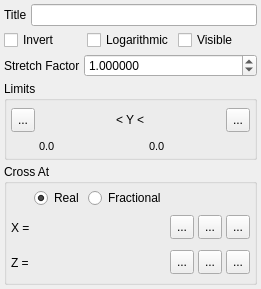
         <widget class="QWidget" name="YAxisGeneralTab">
          <attribute name="title">
           <string>General</string>
          </attribute>
          <layout class="QVBoxLayout" name="verticalLayout_7">
           <property name="spacing">
            <number>4</number>
           </property>
           <property name="margin">
            <number>4</number>
           </property>
           <item>
            <layout class="QHBoxLayout" name="horizontalLayout_25">
             <item>
              <widget class="QLabel" name="label_35">
               <property name="text">
                <string>Title</string>
               </property>
              </widget>
             </item>
             <item>
              <widget class="QLineEdit" name="AxisYTitleEdit"/>
             </item>
            </layout>
           </item>
           <item>
            <layout class="QHBoxLayout" name="horizontalLayout_22">
             <item>
              <widget class="QCheckBox" name="AxisYInvertCheck">
               <property name="text">
                <string>Invert</string>
               </property>
              </widget>
             </item>
             <item>
              <widget class="QCheckBox" name="AxisYLogarithmicCheck">
               <property name="text">
                <string>Logarithmic</string>
               </property>
              </widget>
             </item>
             <item>
              <widget class="QCheckBox" name="AxisYVisibleCheck">
               <property name="text">
                <string>Visible</string>
               </property>
              </widget>
             </item>
            </layout>
           </item>
           <item>
            <layout class="QHBoxLayout" name="horizontalLayout_31">
             <item>
              <widget class="QLabel" name="label_41">
               <property name="text">
                <string>Stretch Factor</string>
               </property>
              </widget>
             </item>
             <item>
              <widget class="QDoubleSpinBox" name="AxisYStretchSpin">
               <property name="sizePolicy">
                <sizepolicy hsizetype="Expanding" vsizetype="Fixed">
                 <horstretch>0</horstretch>
                 <verstretch>0</verstretch>
                </sizepolicy>
               </property>
               <property name="toolTip">
                <string/>
               </property>
               <property name="decimals">
                <number>6</number>
               </property>
               <property name="minimum">
                <double>0.000001000000000</double>
               </property>
               <property name="maximum">
                <double>1000000.000000000000000</double>
               </property>
               <property name="singleStep">
                <double>0.010000000000000</double>
               </property>
               <property name="value">
                <double>1.000000000000000</double>
               </property>
              </widget>
             </item>
            </layout>
           </item>
           <item>
            <widget class="QGroupBox" name="YAxisLimitsGroup">
             <property name="title">
              <string>Limits</string>
             </property>
             <layout class="QHBoxLayout" name="horizontalLayout_48">
              <property name="spacing">
               <number>4</number>
              </property>
              <property name="margin">
               <number>4</number>
              </property>
              <item>
               <layout class="QGridLayout" name="gridLayout_4">
                <property name="spacing">
                 <number>4</number>
                </property>
                <item row="1" column="1">
                 <widget class="QLabel" name="AxisYMinLabel">
                  <property name="font">
                   <font>
                    <pointsize>8</pointsize>
                   </font>
                  </property>
                  <property name="text">
                   <string>0.0</string>
                  </property>
                 </widget>
                </item>
                <item row="1" column="4">
                 <widget class="QLabel" name="AxisYMaxLabel">
                  <property name="font">
                   <font>
                    <pointsize>8</pointsize>
                   </font>
                  </property>
                  <property name="text">
                   <string>0.0</string>
                  </property>
                 </widget>
                </item>
                <item row="0" column="4">
                 <widget class="TExponentialSpin" name="AxisYMaxSpin" native="true">
                  <property name="sizePolicy">
                   <sizepolicy hsizetype="Expanding" vsizetype="Fixed">
                    <horstretch>0</horstretch>
                    <verstretch>0</verstretch>
                   </sizepolicy>
                  </property>
                  <property name="minimumSize">
                   <size>
                    <width>0</width>
                    <height>31</height>
                   </size>
                  </property>
                  <property name="toolTip">
                   <string>Maximum value to display on the Y axis</string>
                  </property>
                 </widget>
                </item>
                <item row="0" column="3">
                 <widget class="QLabel" name="YAxisLabel">
                  <property name="sizePolicy">
                   <sizepolicy hsizetype="Minimum" vsizetype="Preferred">
                    <horstretch>0</horstretch>
                    <verstretch>0</verstretch>
                   </sizepolicy>
                  </property>
                  <property name="text">
                   <string>&lt; Y &lt;</string>
                  </property>
                 </widget>
                </item>
                <item row="0" column="0">
                 <widget class="QToolButton" name="AxisYMinSetMinimumButton">
                  <property name="maximumSize">
                   <size>
                    <width>24</width>
                    <height>24</height>
                   </size>
                  </property>
                  <property name="toolTip">
                   <string>Set to minimum source data value</string>
                  </property>
                  <property name="text">
                   <string>...</string>
                  </property>
                  <property name="icon">
                   <iconset resource="icons.qrc">
                    <normaloff>:/uchroma/icons/toleftlimit.svg</normaloff>:/uchroma/icons/toleftlimit.svg</iconset>
                  </property>
                  <property name="iconSize">
                   <size>
                    <width>16</width>
                    <height>16</height>
                   </size>
                  </property>
                 </widget>
                </item>
                <item row="0" column="1">
                 <widget class="TExponentialSpin" name="AxisYMinSpin" native="true">
                  <property name="sizePolicy">
                   <sizepolicy hsizetype="Expanding" vsizetype="Fixed">
                    <horstretch>0</horstretch>
                    <verstretch>0</verstretch>
                   </sizepolicy>
                  </property>
                  <property name="minimumSize">
                   <size>
                    <width>0</width>
                    <height>31</height>
                   </size>
                  </property>
                  <property name="toolTip">
                   <string>Minimum value to display on the Y axis</string>
                  </property>
                 </widget>
                </item>
                <item row="0" column="5">
                 <widget class="QToolButton" name="AxisYMaxSetMaximumButton">
                  <property name="maximumSize">
                   <size>
                    <width>24</width>
                    <height>24</height>
                   </size>
                  </property>
                  <property name="toolTip">
                   <string>Set to maximum source data value</string>
                  </property>
                  <property name="text">
                   <string>...</string>
                  </property>
                  <property name="icon">
                   <iconset resource="icons.qrc">
                    <normaloff>:/uchroma/icons/torightlimit.svg</normaloff>:/uchroma/icons/torightlimit.svg</iconset>
                  </property>
                  <property name="iconSize">
                   <size>
                    <width>16</width>
                    <height>16</height>
                   </size>
                  </property>
                 </widget>
                </item>
               </layout>
              </item>
             </layout>
            </widget>
           </item>
           <item>
            <widget class="QGroupBox" name="XAxisCrossGroup_2">
             <property name="title">
              <string>Cross At</string>
             </property>
             <layout class="QHBoxLayout" name="horizontalLayout_2">
              <property name="spacing">
               <number>4</number>
              </property>
              <property name="margin">
               <number>4</number>
              </property>
              <item>
               <layout class="QGridLayout" name="gridLayout_6">
                <property name="spacing">
                 <number>4</number>
                </property>
                <item row="1" column="5">
                 <widget class="QToolButton" name="AxisYPositionXSetMaximumButton">
                  <property name="maximumSize">
                   <size>
                    <width>24</width>
                    <height>24</height>
                   </size>
                  </property>
                  <property name="toolTip">
                   <string>Set to maximum source data value</string>
                  </property>
                  <property name="text">
                   <string>...</string>
                  </property>
                  <property name="icon">
                   <iconset resource="icons.qrc">
                    <normaloff>:/uchroma/icons/torightlimit.svg</normaloff>:/uchroma/icons/torightlimit.svg</iconset>
                  </property>
                  <property name="iconSize">
                   <size>
                    <width>16</width>
                    <height>16</height>
                   </size>
                  </property>
                 </widget>
                </item>
                <item row="1" column="4">
                 <widget class="QToolButton" name="AxisYPositionXSetZeroButton">
                  <property name="maximumSize">
                   <size>
                    <width>24</width>
                    <height>24</height>
                   </size>
                  </property>
                  <property name="toolTip">
                   <string>Set to zero</string>
                  </property>
                  <property name="text">
                   <string>...</string>
                  </property>
                  <property name="icon">
                   <iconset resource="icons.qrc">
                    <normaloff>:/uchroma/icons/tozero.svg</normaloff>:/uchroma/icons/tozero.svg</iconset>
                  </property>
                  <property name="iconSize">
                   <size>
                    <width>16</width>
                    <height>16</height>
                   </size>
                  </property>
                 </widget>
                </item>
                <item row="1" column="1">
                 <widget class="TExponentialSpin" name="AxisYPositionXRealSpin" native="true">
                  <property name="sizePolicy">
                   <sizepolicy hsizetype="Expanding" vsizetype="Fixed">
                    <horstretch>0</horstretch>
                    <verstretch>0</verstretch>
                   </sizepolicy>
                  </property>
                  <property name="minimumSize">
                   <size>
                    <width>0</width>
                    <height>31</height>
                   </size>
                  </property>
                  <property name="toolTip">
                   <string>X axis value at which the Y axis crosses</string>
                  </property>
                 </widget>
                </item>
                <item row="2" column="1">
                 <widget class="TExponentialSpin" name="AxisYPositionZRealSpin" native="true">
                  <property name="sizePolicy">
                   <sizepolicy hsizetype="Expanding" vsizetype="Fixed">
                    <horstretch>0</horstretch>
                    <verstretch>0</verstretch>
                   </sizepolicy>
                  </property>
                  <property name="minimumSize">
                   <size>
                    <width>0</width>
                    <height>31</height>
                   </size>
                  </property>
                  <property name="toolTip">
                   <string>Z axis value at which the Y axis crosses</string>
                  </property>
                 </widget>
                </item>
                <item row="1" column="3">
                 <widget class="QToolButton" name="AxisYPositionXSetMinimumButton">
                  <property name="maximumSize">
                   <size>
                    <width>24</width>
                    <height>24</height>
                   </size>
                  </property>
                  <property name="toolTip">
                   <string>Set to minimum source data value</string>
                  </property>
                  <property name="text">
                   <string>...</string>
                  </property>
                  <property name="icon">
                   <iconset resource="icons.qrc">
                    <normaloff>:/uchroma/icons/toleftlimit.svg</normaloff>:/uchroma/icons/toleftlimit.svg</iconset>
                  </property>
                  <property name="iconSize">
                   <size>
                    <width>16</width>
                    <height>16</height>
                   </size>
                  </property>
                 </widget>
                </item>
                <item row="2" column="0">
                 <widget class="QLabel" name="label_8">
                  <property name="sizePolicy">
                   <sizepolicy hsizetype="Minimum" vsizetype="Preferred">
                    <horstretch>0</horstretch>
                    <verstretch>0</verstretch>
                   </sizepolicy>
                  </property>
                  <property name="text">
                   <string>Z =</string>
                  </property>
                 </widget>
                </item>
                <item row="1" column="0">
                 <widget class="QLabel" name="label_9">
                  <property name="sizePolicy">
                   <sizepolicy hsizetype="Minimum" vsizetype="Preferred">
                    <horstretch>0</horstretch>
                    <verstretch>0</verstretch>
                   </sizepolicy>
                  </property>
                  <property name="text">
                   <string>X =</string>
                  </property>
                 </widget>
                </item>
                <item row="2" column="3">
                 <widget class="QToolButton" name="AxisYPositionZSetMinimumButton">
                  <property name="maximumSize">
                   <size>
                    <width>24</width>
                    <height>24</height>
                   </size>
                  </property>
                  <property name="toolTip">
                   <string>Set to minimum source data value</string>
                  </property>
                  <property name="text">
                   <string>...</string>
                  </property>
                  <property name="icon">
                   <iconset resource="icons.qrc">
                    <normaloff>:/uchroma/icons/toleftlimit.svg</normaloff>:/uchroma/icons/toleftlimit.svg</iconset>
                  </property>
                  <property name="iconSize">
                   <size>
                    <width>16</width>
                    <height>16</height>
                   </size>
                  </property>
                 </widget>
                </item>
                <item row="2" column="4">
                 <widget class="QToolButton" name="AxisYPositionZSetZeroButton">
                  <property name="maximumSize">
                   <size>
                    <width>24</width>
                    <height>24</height>
                   </size>
                  </property>
                  <property name="toolTip">
                   <string>Set to zero</string>
                  </property>
                  <property name="text">
                   <string>...</string>
                  </property>
                  <property name="icon">
                   <iconset resource="icons.qrc">
                    <normaloff>:/uchroma/icons/tozero.svg</normaloff>:/uchroma/icons/tozero.svg</iconset>
                  </property>
                  <property name="iconSize">
                   <size>
                    <width>16</width>
                    <height>16</height>
                   </size>
                  </property>
                 </widget>
                </item>
                <item row="0" column="1">
                 <widget class="QRadioButton" name="AxisYPositionRealRadio">
                  <property name="text">
                   <string>Real</string>
                  </property>
                  <property name="checked">
                   <bool>true</bool>
                  </property>
                 </widget>
                </item>
                <item row="2" column="5">
                 <widget class="QToolButton" name="AxisYPositionZSetMaximumButton">
                  <property name="maximumSize">
                   <size>
                    <width>24</width>
                    <height>24</height>
                   </size>
                  </property>
                  <property name="toolTip">
                   <string>Set to maximum source data value</string>
                  </property>
                  <property name="text">
                   <string>...</string>
                  </property>
                  <property name="icon">
                   <iconset resource="icons.qrc">
                    <normaloff>:/uchroma/icons/torightlimit.svg</normaloff>:/uchroma/icons/torightlimit.svg</iconset>
                  </property>
                  <property name="iconSize">
                   <size>
                    <width>16</width>
                    <height>16</height>
                   </size>
                  </property>
                 </widget>
                </item>
                <item row="1" column="2">
                 <widget class="TExponentialSpin" name="AxisYPositionXFractionalSpin" native="true">
                  <property name="sizePolicy">
                   <sizepolicy hsizetype="Expanding" vsizetype="Fixed">
                    <horstretch>0</horstretch>
                    <verstretch>0</verstretch>
                   </sizepolicy>
                  </property>
                  <property name="minimumSize">
                   <size>
                    <width>0</width>
                    <height>31</height>
                   </size>
                  </property>
                  <property name="toolTip">
                   <string>X axis fraction at which the Y axis crosses</string>
                  </property>
                 </widget>
                </item>
                <item row="2" column="2">
                 <widget class="TExponentialSpin" name="AxisYPositionZFractionalSpin" native="true">
                  <property name="sizePolicy">
                   <sizepolicy hsizetype="Expanding" vsizetype="Fixed">
                    <horstretch>0</horstretch>
                    <verstretch>0</verstretch>
                   </sizepolicy>
                  </property>
                  <property name="minimumSize">
                   <size>
                    <width>0</width>
                    <height>31</height>
                   </size>
                  </property>
                  <property name="toolTip">
                   <string>Z axis fraction at which the Y axis crosses</string>
                  </property>
                 </widget>
                </item>
                <item row="0" column="2">
                 <widget class="QRadioButton" name="AxisYPositionFractionalRadio">
                  <property name="text">
                   <string>Fractional</string>
                  </property>
                 </widget>
                </item>
               </layout>
              </item>
             </layout>
            </widget>
           </item>
          </layout>
         </widget>
